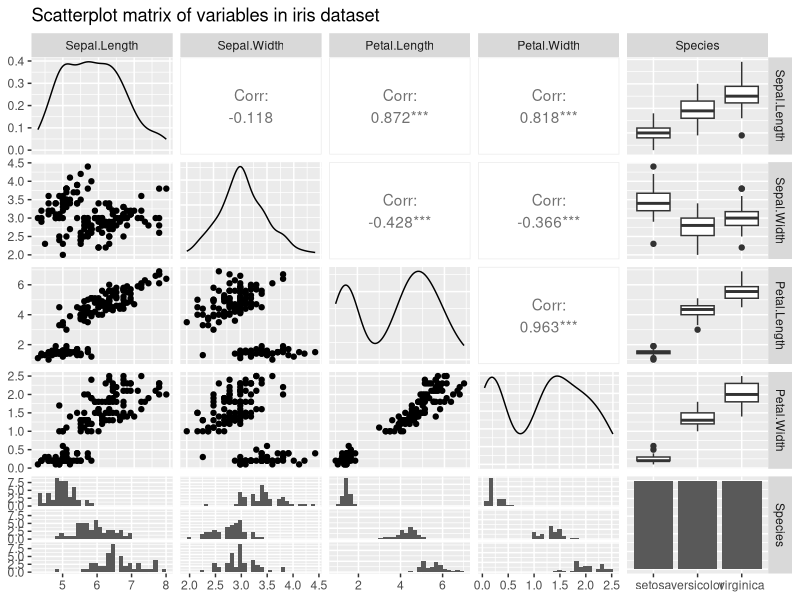
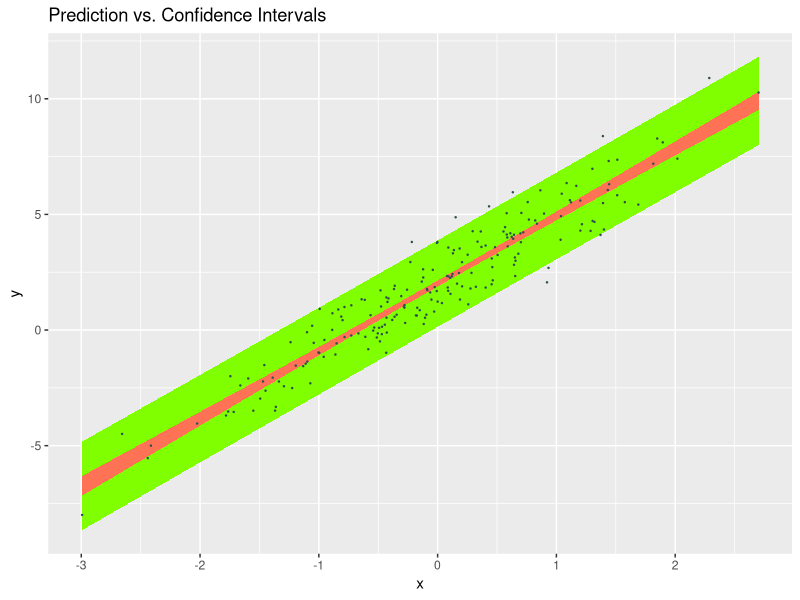
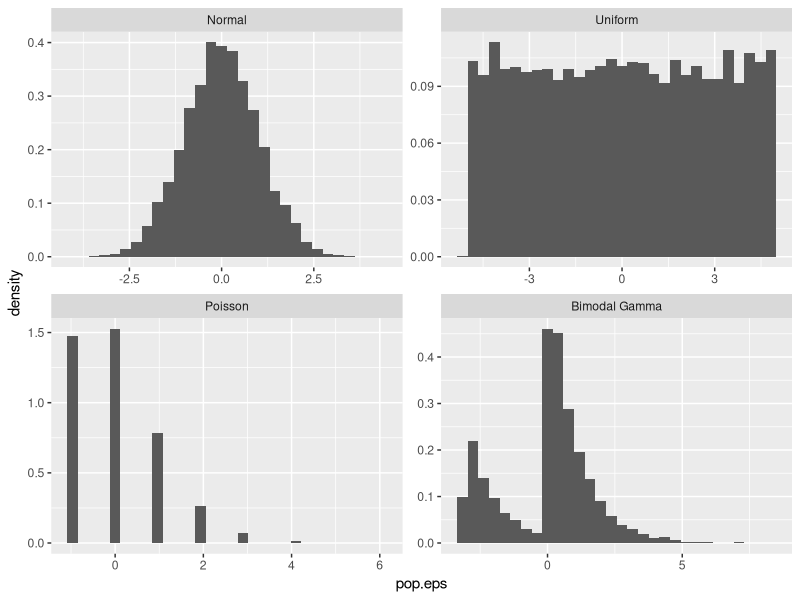
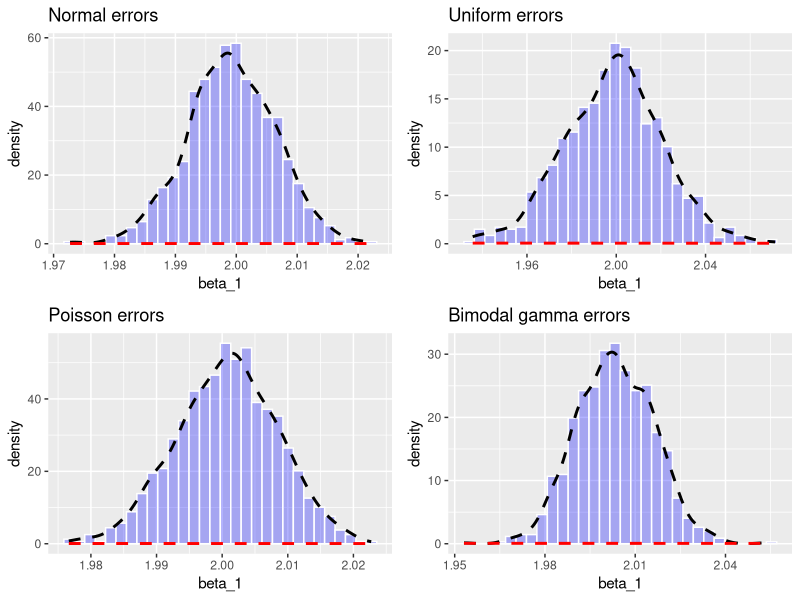

Write R code to recreate these figures, in order. (Note: this script raises an error after producing the figures.)

png(filename="inserts/fig0.png",height=500,width=800)
library(ggplot2)
library(GGally)
ggpairs(iris, title = "Scatterplot matrix of variables in iris dataset")
dev.off()

OLS <- function(y,X) { b <- solve(t(X) %*% X) %*% t(X) %*% y }
set.seed(42)
n <- 200
X <- cbind(1, rnorm(n))
beta <- c(2, 3)
eps <- rnorm(n)
y <- X %*% beta + eps

b <- OLS(y,X)
pred.y <- X %*% b
e <- y - pred.y
n <- nrow(X); k <- ncol(X)
s2 <- as.vector(t(e) %*% e / (n - k))
XpXinv <- solve(t(X) %*% X)
pred.se <- sqrt(diag(s2 * (1 + X %*% XpXinv %*% t(X))))
conf.se <- sqrt(diag(s2 * (0 + X %*% XpXinv %*% t(X))))
(cbind(head(pred.se), head(conf.se)))

crit.t <- qt(0.975,n-k)
confint.t <- cbind(pred.y - crit.t * conf.se, pred.y + crit.t * conf.se)
predint.t <- cbind(pred.y - crit.t * pred.se, pred.y+ crit.t * pred.se)

png(filename="inserts/fig1.png",height=500,width=800)
draw.df <- data.frame(X[ ,2], y, pred.y, confint.t, predint.t)
names(draw.df) <- c("x", "y", "pred.y","conf.low","conf.high","pred.low","pred.high")
library(ggplot2)
(g <- ggplot(data = draw.df, aes(x = x, y = y)) + ggtitle("Prediction vs. Confidence Intervals") +
  geom_ribbon(aes(ymin = pred.low, ymax = pred.high), fill = "chartreuse1", linetype = 0) +
  geom_ribbon(aes(ymin = conf.low, ymax = conf.high), fill = "coral1", linetype = 0) +
  geom_point(colour = "darkslategray", size = 0.2))
dev.off()

pop.n <- 10000
n <- 500
draws <- 1000
pop.X <- cbind(1, runif(pop.n,0,20))

bimodalDistFunc <- function (n, cpct, mu1, mu2, sig1, sig2) {
  d0 <- rgamma(n, 1) + 3
  d1 <- rgamma(n, 1)
  flag <- rbinom(n, size = 1, prob = cpct)
  d <- d1 * (1 - flag) + d0 * flag
}

pop.eps.0 <- rnorm(pop.n)
pop.eps.1 <- runif(pop.n, -5, 5)
pop.eps.2 <- rpois(pop.n, 1) - 1
pop.eps.3 <- bimodalDistFunc(n=pop.n, cpct = 0.7, mu1 = 2, mu2 = 10, sig1 = 1, sig2 = 2) - 3.1

c(mean(pop.eps.0), mean(pop.eps.1), mean(pop.eps.2), mean(pop.eps.3))

pop.eps <- c(pop.eps.0, pop.eps.1, pop.eps.2, pop.eps.3)
pop.eps.type <- c(rep("Normal",pop.n), rep("Uniform", pop.n), rep("Poisson", pop.n), rep("Bimodal Gamma", pop.n))
class(pop.eps.type)
pop.eps.type <- factor(pop.eps.type, levels = c("Normal", "Uniform", "Poisson", "Bimodal Gamma"))
levels(pop.eps.type)
class(pop.eps.type)
pop.eps.df <- data.frame(pop.eps, pop.eps.type)

png(filename="inserts/fig2.png",height=500,width=800)
(g <- ggplot(data = pop.eps.df, aes(x = pop.eps)) + geom_histogram(aes(y=..density..)) + facet_wrap( ~ pop.eps.type, ncol=2, scales = "free"))
dev.off()

beta <- c(4,2)
pop.y.0 <- pop.X %*% beta + pop.eps.0
pop.y.1 <- pop.X %*% beta + pop.eps.1
pop.y.2 <- pop.X %*% beta + pop.eps.2
pop.y.3 <- pop.X %*% beta + pop.eps.3

getb <- function(draw, pop.n, pop.y, pop.X) {
  indices <- sample(1:pop.n, n)
  y <- pop.y[indices]
  X <- pop.X[indices, ]
  b <- OLS(y,X)
  return(b)
}

blist.0 <- t(sapply(1:draws, getb, pop.n = pop.n, pop.y = pop.y.0, pop.X = pop.X))
blist.1 <- t(sapply(1:draws, getb, pop.n = pop.n, pop.y = pop.y.1, pop.X = pop.X))
blist.2 <- t(sapply(1:draws, getb, pop.n = pop.n, pop.y = pop.y.2, pop.X = pop.X))
blist.3 <- t(sapply(1:draws, getb, pop.n = pop.n, pop.y = pop.y.3, pop.X = pop.X))
cbind(head(blist.0),head(blist.1),head(blist.2),head(blist.3))

make.plots <- function(blist) {
  blist.df <- data.frame(blist)
  names(blist.df) <- c("alpha", "beta_1")
  estmean <- mean(blist.df$beta_1)
  estsd <- sd(blist.df$beta_1)
  g <- ggplot(data = blist.df, aes(x = beta_1)) +
   geom_histogram(aes(y=..density..), fill="blue", colour="white", alpha=0.3) +
   geom_density(colour = "black", size = 1, linetype = "dashed") +
   stat_function(geom="line", fun=dnorm, arg=list(mean = estmean, sd = estsd), colour = "red", size = 1, linetype = "dashed")
  return(g)
}

g0 <- make.plots(blist.0) + ggtitle("Normal errors")
g1 <- make.plots(blist.1) + ggtitle("Uniform errors")
g2 <- make.plots(blist.2) + ggtitle("Poisson errors")
g3 <- make.plots(blist.3) + ggtitle("Bimodal gamma errors")

png(filename="inserts/fig3.png",height=500,width=800)
library(gridExtra)
grid.arrange(g0, g1, g2, g3, ncol = 2)
dev.off()

(cbind(shapiro.test(rnorm(draws))[1:2], shapiro.test(rpois(draws,10))[1:2]))

(cbind(
  shapiro.test(blist.0[ ,2])[1:2],
  shapiro.test(blist.1[ ,2])[1:2],
  shapiro.test(blist.2[ ,2])[1:2],
  shapiro.test(blist.3[ ,2])[1:2]))

library(VGAM)
pop.n <- 100000
n <- 5000
draws <- 10000
pop.X <- cbind(1, runif(pop.n,0,20))
pop.eps.4 <- rpareto(pop.n, location = 2, shape = 1) - 2
summary(pop.eps.4)

pop.y.4 <- pop.X %*% beta + pop.eps.4
blist.4 <- t(sapply(1:draws, getb, pop.n = pop.n, pop.y = pop.y.4, pop.X = pop.X))
summary(blist.4)

png(filename="inserts/fig4.png",height=500,width=800)
(g3 <- make.plots(blist.4) + ggtitle("Pareto errors"))
dev.off()
